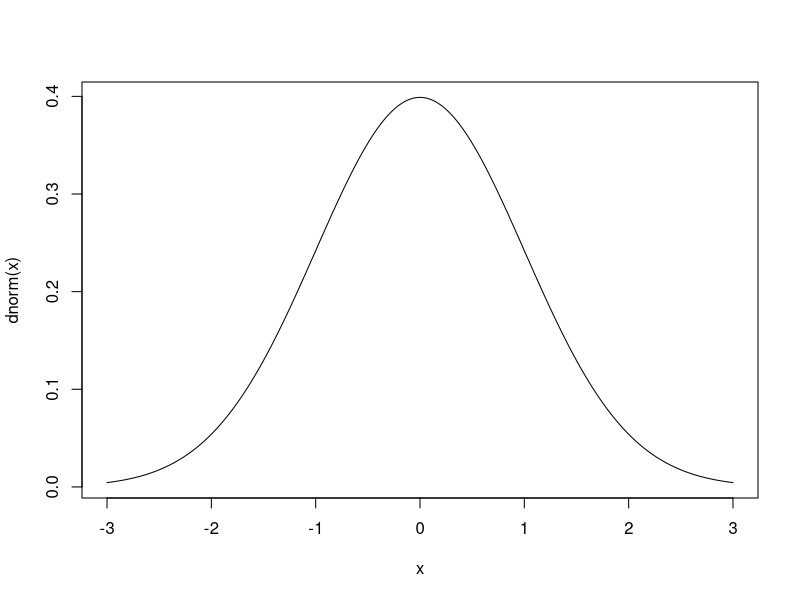
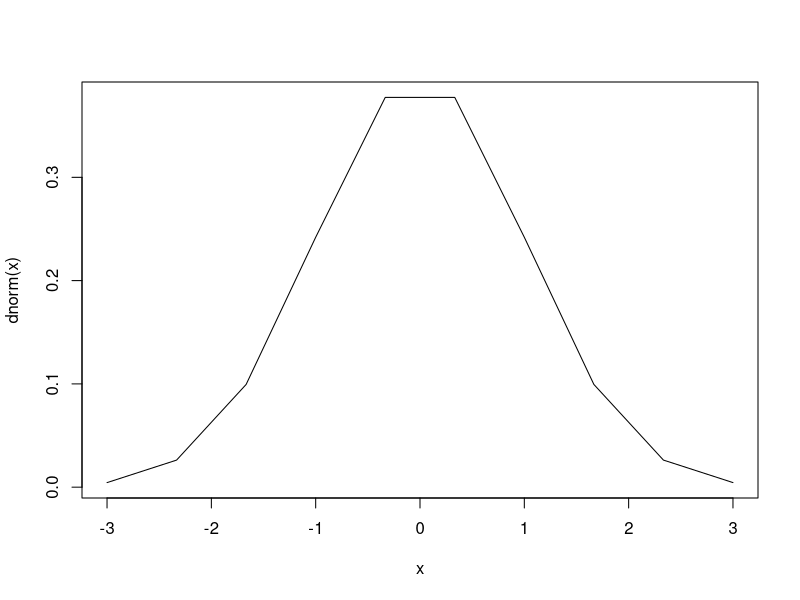
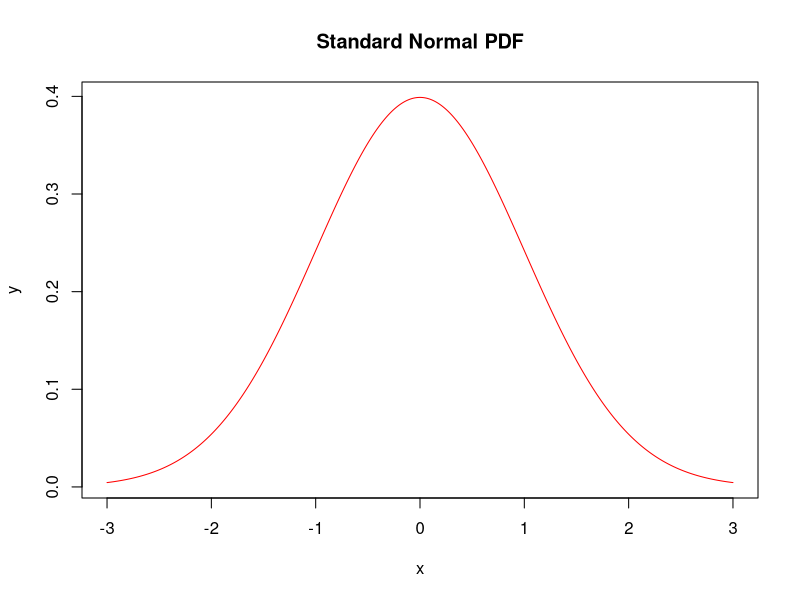
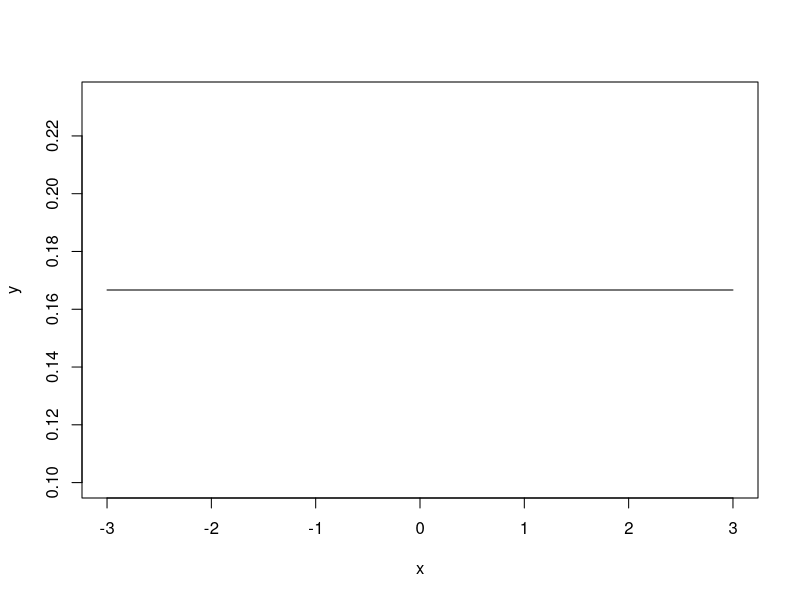

The R script that drew these images, in order:
## ---- chunk 1
# pdf function
dunif(3,3,6) # 0.3333

# cdf function
punif(5,3,6)

# generate 4 random uniform variables
runif(4,3,6)
## ---- chunk 2
#mysquare = function(x) {
#  x^2;
#}
#curve(mysquare, from=-3, to=3, n=1000)
curve(dnorm, from=-3, to=3, n=1000)

curve(dnorm, from=-3, to=3, n=10)

## ---- chunk 3
x = seq(-3,3,0.01)
y = dnorm(x)
plot(x,y,type = "l", main = "Standard Normal PDF", col = 'red') # "l" stands for line plot. The default is scatter plot

y = dunif(x,-3,3)
plot(x,y, type = "l")
